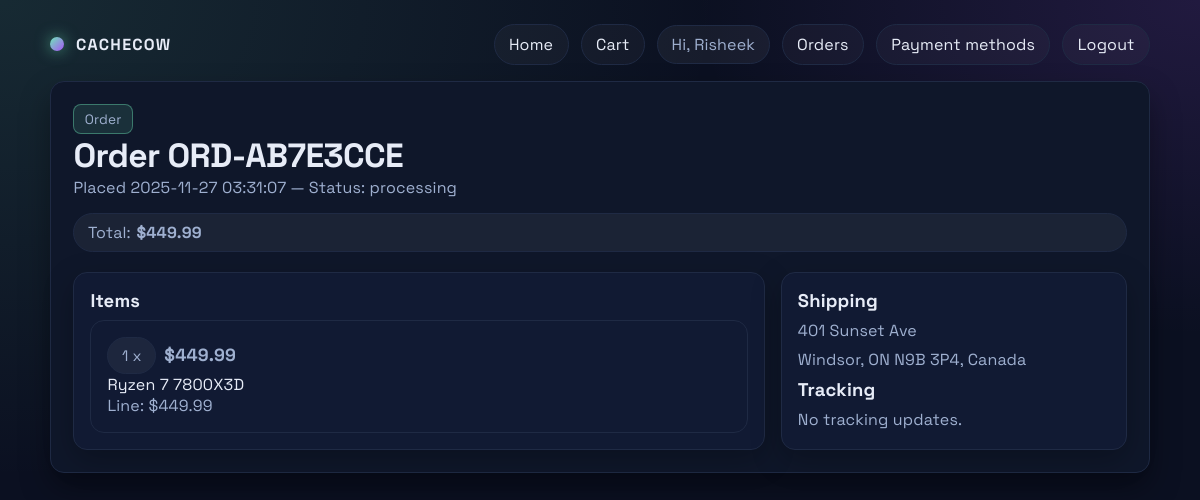
The page /orders/1 (signed in) on the database its author committed.
### models.py (models this page shows, shortened)
class Account(UserMixin, db.Model):
    __tablename__ = "account"
    account_id = db.Column(db.Integer, primary_key=True)
    email = db.Column(db.String(255), unique=True, nullable=False)
    phone = db.Column(db.String(50))
    password_hash = db.Column(db.String(255), nullable=False)
    first_name = db.Column(db.String(100))
    last_name = db.Column(db.String(100))
    role = db.Column(db.String(50), default="customer")
    points_balance = db.Column(db.Integer, default=0)
    created_at = db.Column(db.DateTime, default=datetime.utcnow)
    addresses = db.relationship("Address", backref="account", lazy=True)
    carts = db.relationship("Cart", backref="account", lazy=True)
    orders = db.relationship("Order", backref="account", lazy=True)
    payment_methods = db.relationship("PaymentMethod", backref="account", lazy=True)
    reviews = db.relationship("Review", backref="account", lazy=True)

class Order(db.Model):
    __tablename__ = "orders"
    order_id = db.Column(db.Integer, primary_key=True)
    account_id = db.Column(
        db.Integer,
        db.ForeignKey("account.account_id", ondelete="SET NULL"),
    )
    postal_code = db.Column(db.String(30))
    total_amount = db.Column(db.Numeric(12, 2), default=0)
    placed_at = db.Column(db.DateTime, default=datetime.utcnow)
    status = db.Column(db.String(50), default="pending")
    order_number = db.Column(db.String(50), unique=True)
    province = db.Column(db.String(100))
    line_1 = db.Column(db.String(255))
    city = db.Column(db.String(100))
    country = db.Column(db.String(100))
    items = db.relationship("OrderItem", backref="order", lazy=True)
    tracking_events = db.relationship("OrderTracking", backref="order", lazy=True)
    payments = db.relationship("Payment", backref="order", lazy=True)

class OrderItem(db.Model):
    __tablename__ = "order_item"
    order_item_id = db.Column(db.Integer, primary_key=True)
    order_id = db.Column(
        db.Integer,
        db.ForeignKey("orders.order_id", ondelete="CASCADE"),
        nullable=False,
    )
    product_id = db.Column(
        db.Integer,
        db.ForeignKey("product.product_id"),
        nullable=False,
    )
    qty = db.Column(db.Integer, nullable=False)
    unit_price_at_purchase = db.Column(db.Numeric(10, 2), nullable=False)
    line_total = db.Column(db.Numeric(12, 2), nullable=False)

class Product(db.Model):
    __tablename__ = "product"
    product_id = db.Column(db.Integer, primary_key=True)
    category_id = db.Column(db.Integer, db.ForeignKey("category.category_id"))
    name = db.Column(db.String(255), nullable=False)
    description = db.Column(db.Text)
    unit_price = db.Column(db.Numeric(10, 2), nullable=False, default=0)
    stock_qty = db.Column(db.Integer, nullable=False, default=0)
    is_active = db.Column(db.Boolean, default=True)
    average_rating = db.Column(db.Numeric(3, 2), default=0)
    reviews = db.relationship("Review", backref="product", lazy=True)
    cart_items = db.relationship("CartItem", backref="product", lazy=True)
    order_items = db.relationship("OrderItem", backref="product", lazy=True)

### shop_routes.py (the view)
@shop_bp.route("/orders/<int:order_id>")
@login_required
def order_detail(order_id):
    order = Order.query.filter_by(
        order_id=order_id, account_id=current_user.account_id
    ).first_or_404()
    return render_template("order_detail.html", order=order)

### app.py (called while the page is built)
def create_app():
    app = Flask(__name__)
    app.config.from_object(Config)
    db.init_app(app)
    bcrypt.init_app(app)
    login_manager.init_app(app)
    @login_manager.user_loader
    def load_user(user_id):
        return Account.query.get(int(user_id))
    app.register_blueprint(auth_bp)
    app.register_blueprint(shop_bp)
    app.register_blueprint(admin_bp)
    if app.config["SQLALCHEMY_DATABASE_URI"].startswith("sqlite"):
        with app.app_context():
            db.create_all()
            seed_defaults()
    return app

### templates/order_detail.html
{% extends "base.html" %}
{% block content %}
  <section class="hero">
    <div>
      <p class="badge">Order</p>
      <h1>Order {{ order.order_number or order.order_id }}</h1>
      <p class="muted">Placed {{ order.placed_at }} — Status: {{ order.status }}</p>
    </div>
    <div class="pill">Total: <strong>${{ order.total_amount }}</strong></div>
  </section>
  <section class="split">
    <article class="card">
      <h3>Items</h3>
      <div class="stack">
        {% for item in order.items %}
          <div class="order-card">
            <div class="meta">
              <span class="pill">{{ item.qty }} x</span>
              <span class="price">${{ item.unit_price_at_purchase }}</span>
            </div>
            <div>{{ item.product.name if item.product else 'Product ' ~ item.product_id }}</div>
            <div class="muted">Line: ${{ item.line_total }}</div>
          </div>
        {% endfor %}
      </div>
    </article>
    <article class="card">
      <h3>Shipping</h3>
      <p>{{ order.line_1 }}</p>
      <p class="muted">{{ order.city }}, {{ order.province }} {{ order.postal_code }}, {{ order.country }}</p>
      <h3>Tracking</h3>
      <div class="stack">
        {% for ev in order.tracking_events %}
          <div class="pill">{{ ev.status }} — {{ ev.changed_at }}</div>
        {% else %}
          <p class="muted">No tracking updates.</p>
        {% endfor %}
      </div>
    </article>
  </section>
{% endblock %}

### templates/base.html (shortened to what this page needs)
<!doctype html>
<html lang="en">
<head>
  <link rel="stylesheet" href="{{ url_for('static', filename='css/style.css') }}">
</head>
<body>
  <div class="container">
    <header>
      <a class="brand" href="{{ url_for('shop.index') }}">
        <span class="logo-dot"></span>
        CacheCow
      </a>
      <nav>
        <a href="{{ url_for('shop.index') }}">Home</a>
        <a href="{{ url_for('shop.cart_view') }}">Cart</a>
        {% if current_user.is_authenticated %}
          <span class="pill">Hi, {{ current_user.first_name or current_user.email }}</span>
          <a href="{{ url_for('shop.order_history') }}">Orders</a>
          <a href="{{ url_for('shop.payment_methods') }}">Payment methods</a>
          <a href="{{ url_for('auth.logout') }}">Logout</a>
        {% else %}
          <a href="{{ url_for('admin.admin_login') }}">Admin login</a>
          <a href="{{ url_for('auth.login') }}">Login</a>
          <a href="{{ url_for('auth.register') }}">Register</a>
        {% endif %}
      </nav>
    </header>
    <main class="panel">
      {% block content %}{% endblock %}
    </main>
  </div>
</body>
</html>

### static/css/style.css (style rules this page uses)
:root { --bg: #0b1021; --panel: #0f172a; --card: #111a33; --accent: #6ee7b7; --accent-2: #a855f7; --text: #e7ecf7; --muted: #9fb0d0; --border: #1f2a44; --shadow: 0 15px 30px rgba(0, 0, 0, 0.35); --radius: 14px; }
* { box-sizing: border-box; }
body { margin: 0; min-height: 100vh; background: radial-gradient(120% 120% at 0% 0%, rgba(110, 231, 183, 0.12), transparent 50%), radial-gradient(100% 100% at 100% 0%, rgba(168, 85, 247, 0.14), transparent 42%), var(--bg); color: var(--text); font-family: "Space Grotesk", "Segoe UI", sans-serif; letter-spacing: 0.01em; padding: 0 1.5rem 2.5rem; }
a { color: var(--accent); text-decoration: none; }
header { display: flex; align-items: center; justify-content: space-between; padding: 1.5rem 0 1rem; }
.brand { display: flex; align-items: center; gap: 0.75rem; font-weight: 700; letter-spacing: 0.08em; text-transform: uppercase; color: var(--text); }
.brand .logo-dot { width: 14px; height: 14px; border-radius: 50%; background: linear-gradient(135deg, var(--accent), var(--accent-2)); box-shadow: 0 0 15px rgba(110, 231, 183, 0.6); }
nav { display: flex; align-items: center; gap: 0.75rem; }
nav a, nav .chip { padding: 0.55rem 0.9rem; border-radius: 999px; border: 1px solid var(--border); background: rgba(255, 255, 255, 0.03); color: var(--text); transition: all 0.2s ease; }
.pill { display: inline-flex; align-items: center; gap: 0.35rem; padding: 0.5rem 0.85rem; background: rgba(255, 255, 255, 0.05); border-radius: 999px; border: 1px solid var(--border); color: var(--muted); }
.container { max-width: 1100px; margin: 0 auto; }
.panel { background: var(--panel); border: 1px solid var(--border); border-radius: var(--radius); box-shadow: var(--shadow); padding: 1.4rem; }
.card { background: var(--card); border: 1px solid var(--border); border-radius: var(--radius); padding: 1rem; display: flex; flex-direction: column; gap: 0.5rem; box-shadow: 0 10px 30px rgba(0, 0, 0, 0.25); }
.card h3 { margin: 0; font-size: 1.15rem; }
.card p { margin: 0; color: var(--muted); }
.badge { display: inline-flex; align-items: center; padding: 0.35rem 0.65rem; border-radius: 8px; background: rgba(110, 231, 183, 0.12); color: var(--accent); border: 1px solid rgba(110, 231, 183, 0.4); font-size: 0.85rem; }
.muted { color: var(--muted); }
.hero { display: grid; gap: 0.9rem; margin-bottom: 1.25rem; }
.hero h1 { margin: 0; font-size: 2.1rem; letter-spacing: -0.02em; }
.hero p { margin: 0; color: var(--muted); max-width: 720px; }
.price { font-weight: 700; font-size: 1.1rem; }
.stack { display: grid; gap: 0.85rem; }
.card .meta { display: flex; align-items: center; gap: 0.5rem; color: var(--muted); font-size: 0.95rem; }
.order-card { padding: 1rem; border: 1px solid var(--border); border-radius: var(--radius); background: var(--card); }
.split { display: grid; gap: 1rem; }
@media (min-width: 900px) { .split { grid-template-columns: 2fr 1fr; } }

### rows shown on the page
Account: first_name "Risheek"
Order: order_number "ORD-AB7E3CCE", placed_at "2025-11-27 03:31:07", status "processing", total_amount "449.99", line_1 "401 Sunset Ave", city "Windsor", province "ON", postal_code "N9B 3P4", country "Canada"
OrderItem: qty "1", unit_price_at_purchase "449.99", product "Ryzen 7 7800X3D", line_total "449.99"
